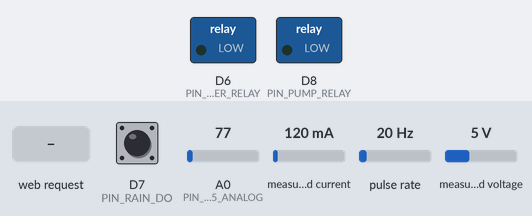
The sketch below on a simulated ESP8266 (NodeMCU). Shown: switched loads named in the sketch (green lamp = pin HIGH). Wiring (inferred from the names in the program): pulse sensor: data D5. Inputs (shaded band) come from the test bench; at power-on: D7 (PIN_RAIN_DO) HIGH, A0 (PIN_LM35_ANALOG) = 77, measured current 120 mA, pulse rate 20 Hz, measured voltage 5 V. WiFi joins after 1.5 s; servers stay silent unless stated; uploads are accepted with an empty reply; the local clock reads 2024-03-15 10:24:30 at power-on unless the sketch sets it; what the sketch prints to the serial monitor is not drawn.

Above: at 0.0 s.
At 2.9 s:
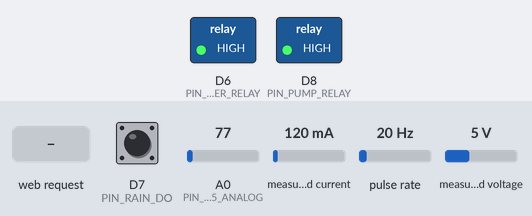
3.0 s: HTTP request GET /api/clean received
At 4.0 s:
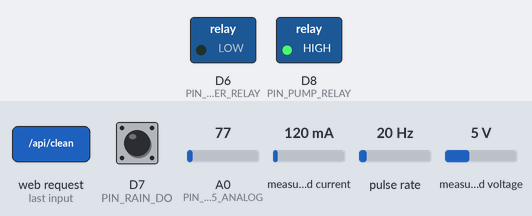
Timing chart, 0 to 9.5 s (numbered marks = the images above; inputs shaded):
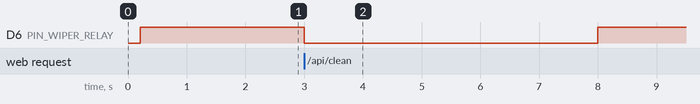

Measured:
- after the input at 3.0 s, D6 (PIN_WIPER_RELAY): HIGH → LOW at once, → HIGH 5.0 s later

The sketch:

farm_iot_nodemcu.ino
```cpp
/*
 * =========================================================================================
 * Farm.IOT - NodeMCU (ESP8266 ESP-12E / ESP-12F / NodeMCU v2 & v3) Production Firmware
 * Photovoltaic Microgrid Station + Aero Windmill Turbine + Motorized Cleaning Wiper
 * =========================================================================================
 */

#include <ESP8266WiFi.h>
#include <ESP8266WebServer.h>
#include <ESP8266HTTPClient.h>
#include <WiFiClientSecure.h>
#include <Wire.h>
#include <Adafruit_INA219.h>
#include <time.h>

// 1. Wi-Fi Credentials (MUST BE 2.4 GHz Network - ESP8266 does not support 5 GHz)
const char* WIFI_SSID = "YOUR_WIFI_SSID";
const char* WIFI_PASS = "YOUR_WIFI_PASSWORD";

// 2. Google Cloud Firestore Credentials
const char* PROJECT_ID  = "red-access-fpthm";
const char* DATABASE_ID = "ai-studio-5865fcd2-ed18-48d2-9d05-2e8be65be1d1";
const char* API_KEY     = "AIzaSyC0ssSrveip0eJTCvBKOoKDStecyQDVKJs";
const char* DEVICE_ID   = "node_01";

// 3. NodeMCU Hardware Pin Definitions
#define PIN_I2C_SDA       4   // NodeMCU Pin D2 (GPIO 4)
#define PIN_I2C_SCL       5   // NodeMCU Pin D1 (GPIO 5)
#define PIN_HALL_RPM      14  // NodeMCU Pin D5 (GPIO 14 / Hardware Interrupt)
#define PIN_WIPER_RELAY   12  // NodeMCU Pin D6 (GPIO 12 / Active-LOW)
#define PIN_RAIN_DO       13  // NodeMCU Pin D7 (GPIO 13 / Digital Input)
#define PIN_PUMP_RELAY    15  // NodeMCU Pin D8 (GPIO 15 / Active-LOW)
#define PIN_LM35_ANALOG   A0  // NodeMCU Pin A0 (ADC0)

// Sensor and WebServer Objects
Adafruit_INA219 ina219(0x40);
ESP8266WebServer server(80);
bool ina219Connected = false;

// Hall Effect Tachometer Interrupt
volatile unsigned long hallPulseCounter = 0;
volatile unsigned long lastHallPulseMs = 0;
unsigned long lastRpmCalcMs = 0;
float windmillRpm = 0.0;
float windmillPower = 0.0;

// Interrupt Service Routine (IRAM_ATTR required for modern ESP8266 cores)
void IRAM_ATTR onHallPulseISR() {
  unsigned long now = millis();
  if (now - lastHallPulseMs > 5) { // 5ms debouncing
    hallPulseCounter++;
    lastHallPulseMs = now;
  }
}

// Telemetry State
float solarVoltage = 0.0;
float solarAmps = 0.0;
float solarPower = 0.0;
float panelTempC = 25.0;
bool isRaining = false;
float highestWattToday = 0.0;
bool isWiperActive = false;
unsigned long wiperStartTime = 0;
const unsigned long WIPER_SWEEP_DURATION_MS = 5000;

// Timing Intervals
unsigned long lastSensorReadMs = 0;
const unsigned long SENSOR_READ_INTERVAL = 500;    // Read sensors every 500ms (protects Wi-Fi ADC)
unsigned long lastFirebasePushMs = 0;
const unsigned long FIREBASE_PUSH_INTERVAL = 3000; // Stream every 3 seconds
unsigned long lastCommandPollMs = 0;
const unsigned long COMMAND_POLL_INTERVAL = 4000;  // Poll commands every 4 seconds

// Read Physical Sensors
void readSensors() {
  // 1. INA219 Solar PV
  if (ina219Connected) {
    solarVoltage = ina219.getBusVoltage_V();
    solarAmps = ina219.getCurrent_mA() / 1000.0;
    if (solarAmps < 0.0) solarAmps = 0.0;
    solarPower = solarVoltage * solarAmps;
    if (solarPower > highestWattToday) {
      highestWattToday = solarPower;
    }
  }

  // 2. LM35 Temperature on A0 (10mV/°C)
  int rawA0 = analogRead(PIN_LM35_ANALOG);
  float vOut = (rawA0 / 1023.0) * 3.3;
  panelTempC = vOut * 100.0;
  if (panelTempC < -10.0 || panelTempC > 100.0) panelTempC = 28.0;

  // 3. FC-37 Rain Detector DO on D7 (Active-LOW when wet)
  isRaining = (digitalRead(PIN_RAIN_DO) == LOW);

  // 4. Windmill RPM
  unsigned long now = millis();
  if (now - lastRpmCalcMs >= 1000) {
    noInterrupts();
    unsigned long pulses = hallPulseCounter;
    hallPulseCounter = 0;
    interrupts();

    float dtSec = (now - lastRpmCalcMs) / 1000.0;
    lastRpmCalcMs = now;
    windmillRpm = (pulses / dtSec) * 60.0;
    windmillPower = (windmillRpm > 20.0) ? (0.00045 * windmillRpm * windmillRpm) : 0.0;
  }
}

// Start Wiper
void startWiper() {
  isWiperActive = true;
  wiperStartTime = millis();
  digitalWrite(PIN_WIPER_RELAY, LOW); // Active-LOW: relay ON
  Serial.println("[WIPER] Wiper squeegee activated!");
}

// Stop Wiper
void stopWiper() {
  isWiperActive = false;
  digitalWrite(PIN_WIPER_RELAY, HIGH); // Active-LOW: relay OFF
  Serial.println("[WIPER] Wiper sweep completed.");
}

// Push Telemetry to Google Cloud Firestore via HTTPS PATCH
void pushToFirestore() {
  if (WiFi.status() != WL_CONNECTED) return;

  WiFiClientSecure client;
  client.setInsecure(); // Skip certificate validation for ESP8266 RAM constraints
  client.setTimeout(8000);

  HTTPClient https;
  String baseUrl = "https://firestore.googleapis.com/v1/projects/" + String(PROJECT_ID) +
                   "/databases/" + String(DATABASE_ID) +
                   "/documents/solar_iot/" + String(DEVICE_ID) + "?key=" + String(API_KEY);

  // Use updateMask so PATCH does not overwrite triggerWiper set by the web dashboard
  String updateMask = "&updateMask.fieldPaths=espConnected"
                      "&updateMask.fieldPaths=deviceType"
                      "&updateMask.fieldPaths=voltage"
                      "&updateMask.fieldPaths=current"
                      "&updateMask.fieldPaths=power"
                      "&updateMask.fieldPaths=temperature"
                      "&updateMask.fieldPaths=highestWattToday"
                      "&updateMask.fieldPaths=isRaining"
                      "&updateMask.fieldPaths=wiperActive"
                      "&updateMask.fieldPaths=cleaningStatus"
                      "&updateMask.fieldPaths=windmillRpm"
                      "&updateMask.fieldPaths=windmillPower"
                      "&updateMask.fieldPaths=updatedAt";

  if (https.begin(client, baseUrl + updateMask)) {
    https.addHeader("Content-Type", "application/json");

    time_t now = time(nullptr);
    char timeBuf[32];
    if (now > 1600000000) {
      struct tm* timeinfo = gmtime(&now);
      strftime(timeBuf, sizeof(timeBuf), "%Y-%m-%dT%H:%M:%SZ", timeinfo);
    } else {
      snprintf(timeBuf, sizeof(timeBuf), "%lu", millis());
    }

    String docJson = "{\"fields\":{";
    docJson += "\"espConnected\":{\"booleanValue\":true},";
    docJson += "\"deviceType\":{\"stringValue\":\"NodeMCU-ESP8266\"},";
    docJson += "\"voltage\":{\"doubleValue\":" + String(solarVoltage, 2) + "},";
    docJson += "\"current\":{\"doubleValue\":" + String(solarAmps, 3) + "},";
    docJson += "\"power\":{\"doubleValue\":" + String(solarPower, 2) + "},";
    docJson += "\"temperature\":{\"doubleValue\":" + String(panelTempC, 1) + "},";
    docJson += "\"highestWattToday\":{\"doubleValue\":" + String(highestWattToday, 2) + "},";
    docJson += "\"isRaining\":{\"booleanValue\":" + String(isRaining ? "true" : "false") + "},";
    docJson += "\"wiperActive\":{\"booleanValue\":" + String(isWiperActive ? "true" : "false") + "},";
    docJson += "\"cleaningStatus\":{\"stringValue\":\"" + String(isWiperActive ? "cleaning" : "idle") + "\"},";
    docJson += "\"windmillRpm\":{\"doubleValue\":" + String(windmillRpm, 1) + "},";
    docJson += "\"windmillPower\":{\"doubleValue\":" + String(windmillPower, 2) + "},";
    docJson += "\"updatedAt\":{\"stringValue\":\"" + String(timeBuf) + "\"}";
    docJson += "}}";

    int httpCode = https.PATCH(docJson);
    if (httpCode == 200) {
      Serial.printf("[NodeMCU -> Firestore] Success HTTP 200 | PV: %.2fV, %.2fA, %.2fW | RPM: %.1f\n",
                    solarVoltage, solarAmps, solarPower, windmillRpm);
    } else {
      Serial.printf("[NodeMCU -> Firestore] Error HTTP %d | %s\n", httpCode, https.errorToString(httpCode).c_str());
    }
    https.end();
  }
}

// Poll Wiper Cleaning Command from Firestore
void checkCloudCommands() {
  if (WiFi.status() != WL_CONNECTED || isWiperActive) return;

  WiFiClientSecure client;
  client.setInsecure();
  client.setTimeout(6000);

  HTTPClient https;
  String baseUrl = "https://firestore.googleapis.com/v1/projects/" + String(PROJECT_ID) +
                   "/databases/" + String(DATABASE_ID) +
                   "/documents/solar_iot/" + String(DEVICE_ID) + "?key=" + String(API_KEY);

  String getUrl = baseUrl + "&mask.fieldPaths=triggerWiper";

  bool shouldTrigger = false;

  if (https.begin(client, getUrl)) {
    int httpCode = https.GET();
    if (httpCode == 200) {
      String payload = https.getString();
      payload.replace(" ", "");
      payload.replace("\n", "");
      payload.replace("\r", "");

      if (payload.indexOf("\"triggerWiper\":{\"booleanValue\":true}") >= 0) {
        shouldTrigger = true;
      }
    }
    https.end(); // Close GET connection before starting PATCH
  }

  if (shouldTrigger) {
    Serial.println("[CLOUD COMMAND] Remote Cleaning Wiper Trigger Received!");
    startWiper();

    // Acknowledge by clearing triggerWiper in Firestore
    HTTPClient clearHttp;
    String patchUrl = baseUrl + "&updateMask.fieldPaths=triggerWiper";
    if (clearHttp.begin(client, patchUrl)) {
      clearHttp.addHeader("Content-Type", "application/json");
      clearHttp.PATCH("{\"fields\":{\"triggerWiper\":{\"booleanValue\":false}}}");
      clearHttp.end();
    }
  }
}

void setup() {
  Serial.begin(115200);
  delay(200);
  Serial.println("\n\n=======================================================");
  Serial.println("  Farm.IOT - NodeMCU (ESP8266) Starting  ");
  Serial.println("  PV Station + Aero Windmill + Motorized Squeegee");
  Serial.println("=======================================================");

  // Setup Relays (Active-LOW, start in HIGH/OFF state)
  pinMode(PIN_WIPER_RELAY, OUTPUT);
  digitalWrite(PIN_WIPER_RELAY, HIGH);
  pinMode(PIN_PUMP_RELAY, OUTPUT);
  digitalWrite(PIN_PUMP_RELAY, HIGH);

  // Setup Digital Inputs
  pinMode(PIN_RAIN_DO, INPUT);
  pinMode(PIN_HALL_RPM, INPUT_PULLUP);
  attachInterrupt(digitalPinToInterrupt(PIN_HALL_RPM), onHallPulseISR, FALLING);

  // Initialize I2C on NodeMCU D2 (SDA / GPIO 4) and D1 (SCL / GPIO 5)
  Wire.begin(PIN_I2C_SDA, PIN_I2C_SCL);
  if (ina219.begin()) {
    ina219Connected = true;
    Serial.println("[I2C] INA219 Solar Sensor detected at address 0x40 OK");
  } else {
    Serial.println("[I2C] WARNING: INA219 not detected! Check D2 (SDA) and D1 (SCL) wiring.");
  }

  // Connect to 2.4GHz Wi-Fi
  WiFi.mode(WIFI_STA);
  WiFi.setAutoReconnect(true);
  WiFi.persistent(true);
  WiFi.begin(WIFI_SSID, WIFI_PASS);
  Serial.printf("[WIFI] Connecting to 2.4GHz network '%s'...", WIFI_SSID);

  int attempts = 0;
  while (WiFi.status() != WL_CONNECTED && attempts < 25) {
    delay(500);
    Serial.print(".");
    attempts++;
  }

  if (WiFi.status() == WL_CONNECTED) {
    Serial.println("\n[WIFI] Connected Successfully!");
    Serial.printf("[WIFI] NodeMCU IP Address: %s\n", WiFi.localIP().toString().c_str());
    Serial.printf("[WIFI] Signal Strength (RSSI): %d dBm\n", WiFi.RSSI());

    // Sync NTP Time for valid UTC timestamps
    configTime(0, 0, "pool.ntp.org", "time.google.com");
  } else {
    Serial.println("\n[WIFI] Could not connect to router. Starting Fallback AP Hotspot...");
    WiFi.mode(WIFI_AP_STA);
    WiFi.softAP("NodeMCU-Solar-AP", "SolarIOT123");
    Serial.printf("[AP] Hotspot active! Connect to 'NodeMCU-Solar-AP' (IP: %s)\n", WiFi.softAPIP().toString().c_str());
  }

  // Local Diagnostic Web Endpoints
  server.on("/api/telemetry", HTTP_GET, []() {
    String json = "{\"voltage\":" + String(solarVoltage, 2) +
                  ",\"current\":" + String(solarAmps, 3) +
                  ",\"power\":" + String(solarPower, 2) +
                  ",\"temp\":" + String(panelTempC, 1) +
                  ",\"rpm\":" + String(windmillRpm, 1) +
                  ",\"wiper\":" + String(isWiperActive ? "true" : "false") + "}";
    server.send(200, "application/json", json);
  });

  server.on("/api/clean", HTTP_GET, []() {
    startWiper();
    server.send(200, "application/json", "{\"status\":\"wiper_started\"}");
  });

  server.begin();
  Serial.println("[SYSTEM] NodeMCU Initialization Complete. Streaming telemetry...\n");
}

void loop() {
  server.handleClient();

  // Stop Wiper after sweep duration
  if (isWiperActive && (millis() - wiperStartTime >= WIPER_SWEEP_DURATION_MS)) {
    stopWiper();
  }

  // Periodically read physical sensors (every 500ms)
  if (millis() - lastSensorReadMs >= SENSOR_READ_INTERVAL) {
    lastSensorReadMs = millis();
    readSensors();
  }

  // Push telemetry packet to Google Cloud Firestore
  if (millis() - lastFirebasePushMs >= FIREBASE_PUSH_INTERVAL) {
    lastFirebasePushMs = millis();
    pushToFirestore();
  }

  // Poll remote cleaning wiper commands from Firestore
  if (millis() - lastCommandPollMs >= COMMAND_POLL_INTERVAL) {
    lastCommandPollMs = millis();
    checkCloudCommands();
  }

  yield(); // Prevent ESP8266 Soft WDT watchdog reset
}
```
